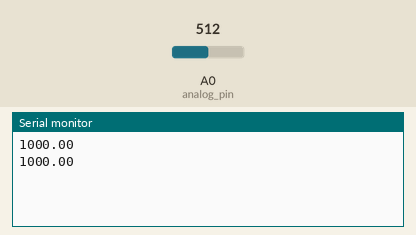
The sketch below on a simulated Arduino Uno, built with avr-gcc and run on an emulated ATmega328P. On the bench: the last lines printed to the serial monitor. The inputs (shaded band) are chosen by the test bench; at power-on: A0 (analog_pin) = 512.

Above: at 1.8 s.
1.9 s: A0 (analog_pin) set to 716
At 2.8 s:
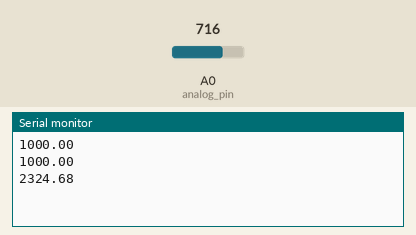
3.4 s: A0 (analog_pin) set to 900
At 4.8 s:
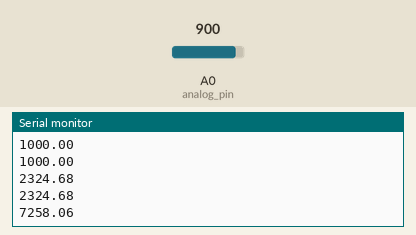
Timing chart, 0 to 6.4 s (numbered marks = the images above; inputs shaded):
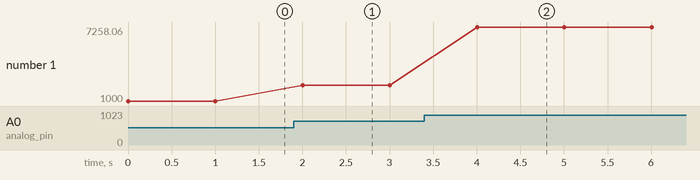

Measured:
- after the input at 1.9 s, the serial monitor: prints a new line after 0.10 s (image 1)
- after the input at 3.4 s, the serial monitor: prints a new line after 0.60 s (image 2)
- plotted number 1: 1000 → 2324.68 after the input at 1.9 s, 2324.68 → 7258.06 after the input at 3.4 s

The sketch:

measure_resistance.ino
```cpp
// Note: float and double are both 4bit for ATMEGA boards. Precision cannot be further improved

int analog_pin = A0;  // Pin used
unsigned long R_1 = 1000; // ***EDIT*** , R_1 value
float R;  // Float variable for storing resistance
float V_2;  // Float variable for storing analogRead() values

void setup() {
  // Start Serial Communication
  Serial.begin(9600);
}

void loop() {
  V_2 = 0.0048828125 * analogRead(analog_pin);
  R = (R_1 * V_2) / (5 - V_2);
  Serial.println(R);
  delay(1000);
}
```
